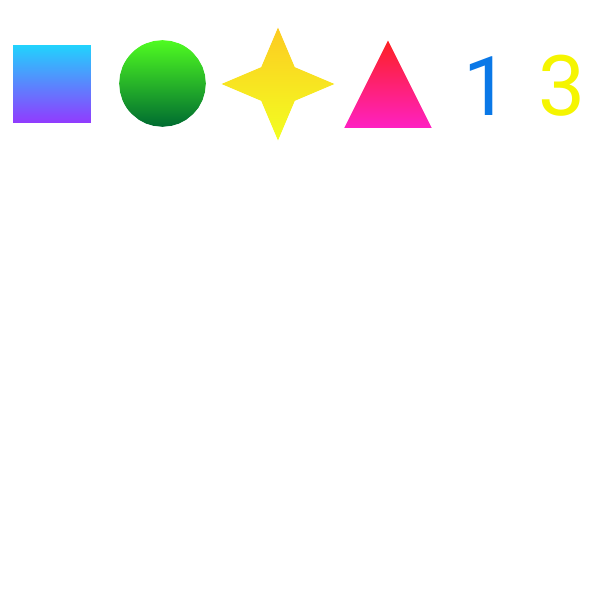
#> input picture images/samples.png, 600 x 600 px
$ python prepare_images.py
#> lines starting #> are read from the running program, lines starting #| are printed output that depends on the picture; after the words box and inside, x2 and y2 are one past the last pixel; in counts of white or black regions, pixels touching at a corner belong together
import sys
import imutils
import numpy as np
import cv2

img = cv2.imread("../images/samples.png")
#> img is the input picture: shape (600, 600, 3); mean B, G, R 247.2, 248.9, 248.2

resized_img = imutils.resize(img, width=600)

gray_img = cv2.cvtColor(resized_img, cv2.COLOR_BGR2GRAY)
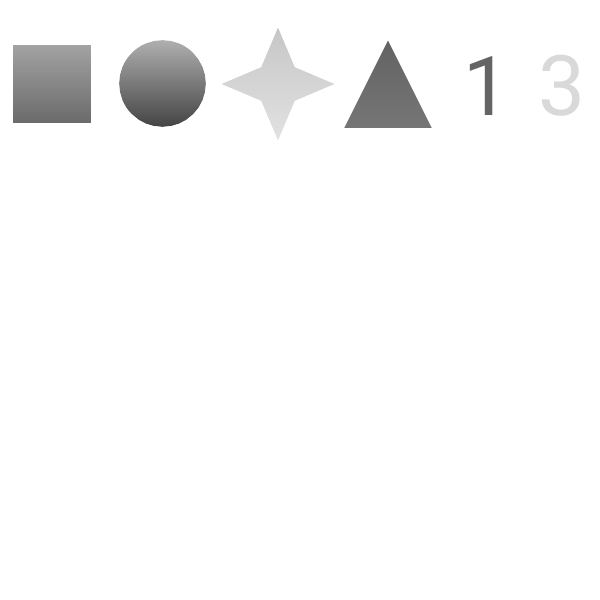
#> gray_img: shape (600, 600); min 70, max 255, mean 248.5
blur = cv2.GaussianBlur(gray_img, (5, 5), 0)

ret, thresh = cv2.threshold(blur, 250, 255, cv2.THRESH_BINARY)
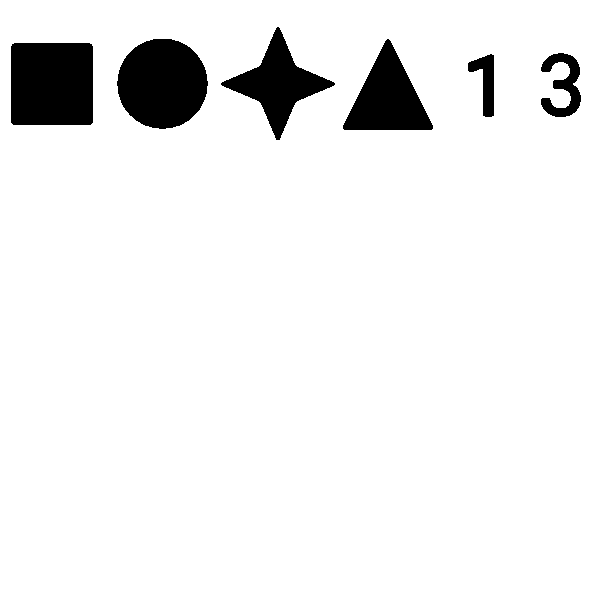
#> thresh: shape (600, 600); 93.4% white; 6 black regions, box (x1, y1, x2, y2) and area: (11, 43, 93, 125) 6708, (117, 39, 208, 129) 6389, (343, 39, 433, 130) 4402, (221, 27, 335, 140) 4261, (541, 53, 581, 117) 1268, (468, 54, 494, 117) 835
thresh = cv2.bitwise_not(thresh)
#> thresh: shape (600, 600); 6.6% white; 6 white regions
# cv2.imshow("img", thresh)
# cv2.waitKey(0)

contours, hierarchy = cv2.findContours(thresh, cv2.RETR_LIST, cv2.CHAIN_APPROX_SIMPLE)
#> contours = 6 contours; box (x1, y1, x2, y2) and area: (11, 43, 93, 125) 6549, (117, 39, 208, 129) 6262, (343, 39, 433, 130) 4267, (221, 27, 335, 140) 4104, (541, 53, 581, 117) 1138, (468, 54, 494, 117) 752
cv2.drawContours(img, contours, -1, (0, 0, 255), 2)
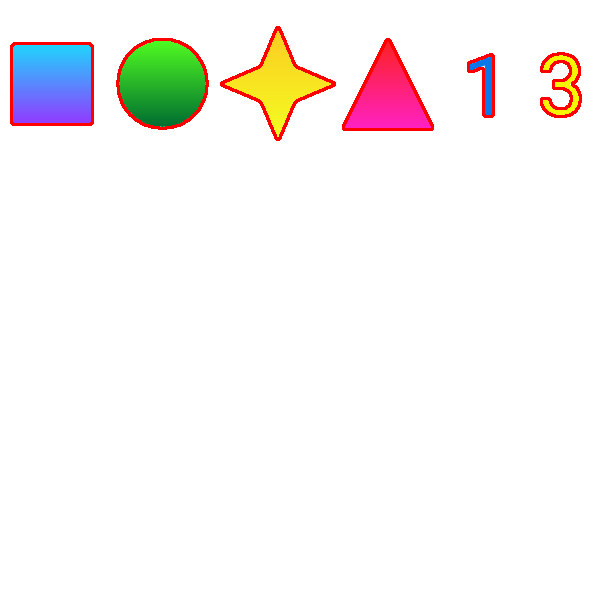
#> img: shape (600, 600, 3); 1.56% of pixels changed, all inside (x1, y1, x2, y2) = (10, 26, 582, 141)
# cv2.imshow("img", img)
# cv2.waitKey(0)

samples = np.empty((0, 100))
responses = []
keys = [i for i in range(48, 58)]

for cnt in contours:
    if cv2.contourArea(cnt) > 50:
        [x, y, w, h] = cv2.boundingRect(cnt)

        if h > 28:
            cv2.rectangle(resized_img, (x, y), (x + w, y + h), (0, 0, 255), 2)
            roi = thresh[y:y+h, x:x+w]

            roismall = cv2.resize(roi, (10, 10))
            cv2.imshow('roi', roismall)
            cv2.imshow('norm', resized_img)
            key = cv2.waitKey(0)

            if key == 27:
                sys.exit()
#> (the program exits here)

$ run again, with images/3.png copied over images/samples.png
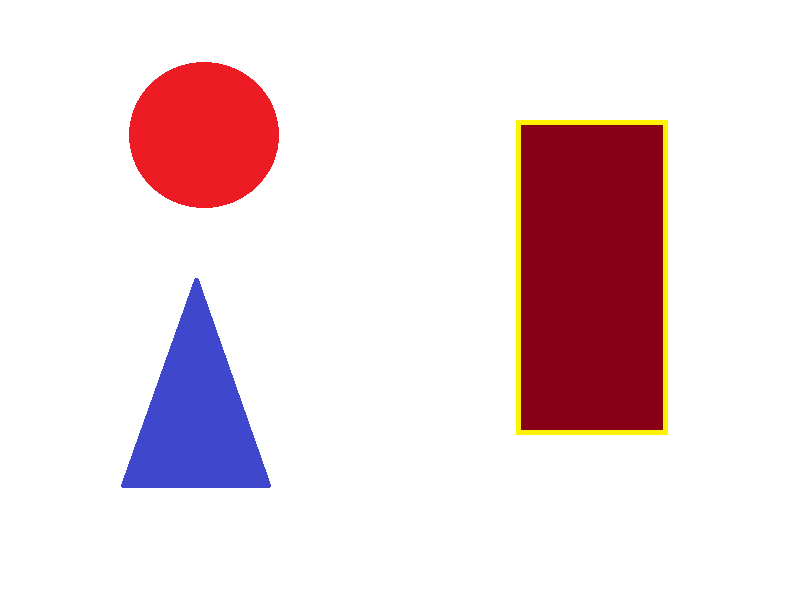
#> input picture images/3.png, 807 x 600 px
#> img is the input picture: shape (600, 807, 3); mean B, G, R 222.2, 217.8, 237.2
#> `ret, thresh = cv2.threshold(blur, 250, 255, cv2.THRESH_BINARY)`:
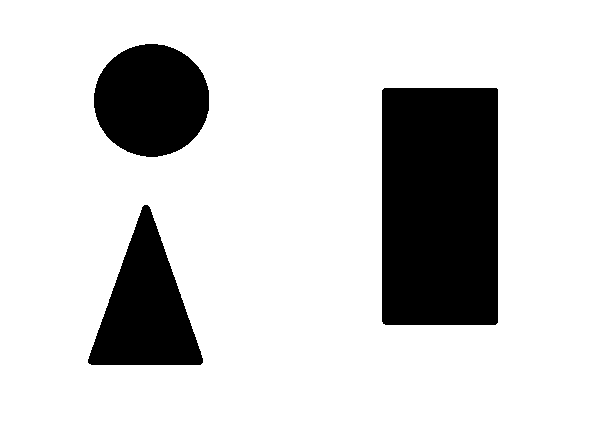
#> thresh: shape (446, 600); 82.2% white; 3 black regions, box (x1, y1, x2, y2) and area: (382, 88, 498, 325) 27480, (94, 44, 209, 157) 10208, (88, 205, 203, 365) 9960
#> contours = 3 contours; box (x1, y1, x2, y2) and area: (382, 88, 498, 325) 27132, (94, 44, 209, 157) 10047, (88, 205, 203, 365) 9744
#> img: shape (600, 807, 3); 1% of pixels changed, all inside (x1, y1, x2, y2) = (87, 43, 499, 366)

$ run again, with images/img.png copied over images/samples.png
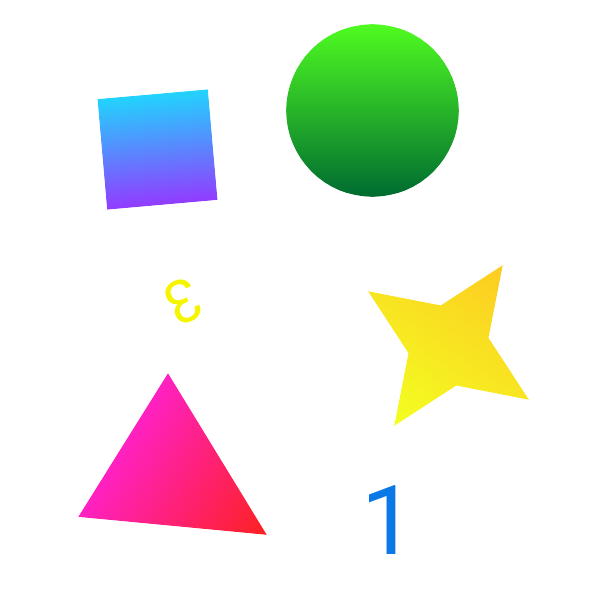
#> input picture images/img.png, 600 x 600 px
#> img is the input picture: shape (600, 600, 3); mean B, G, R 229.2, 236.1, 234.6
#> `ret, thresh = cv2.threshold(blur, 250, 255, cv2.THRESH_BINARY)`:
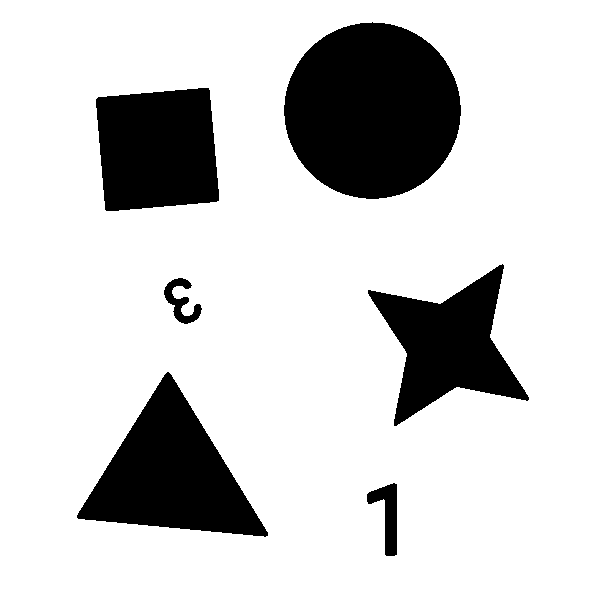
#> thresh: shape (600, 600); 81.5% white; 6 black regions, box (x1, y1, x2, y2) and area: (284, 22, 461, 199) 24400, (77, 372, 268, 537) 15408, (96, 88, 219, 211) 13104, (368, 264, 529, 426) 11952, (367, 483, 397, 556) 1071, (164, 278, 202, 324) 715
#> contours = 6 contours; box (x1, y1, x2, y2) and area: (284, 22, 461, 199) 24151, (77, 372, 268, 537) 15158, (96, 88, 219, 211) 12880, (368, 264, 529, 426) 11682, (367, 483, 397, 556) 975, (164, 278, 202, 324) 622
#> img: shape (600, 600, 3); 2.38% of pixels changed, all inside (x1, y1, x2, y2) = (76, 21, 530, 557)
